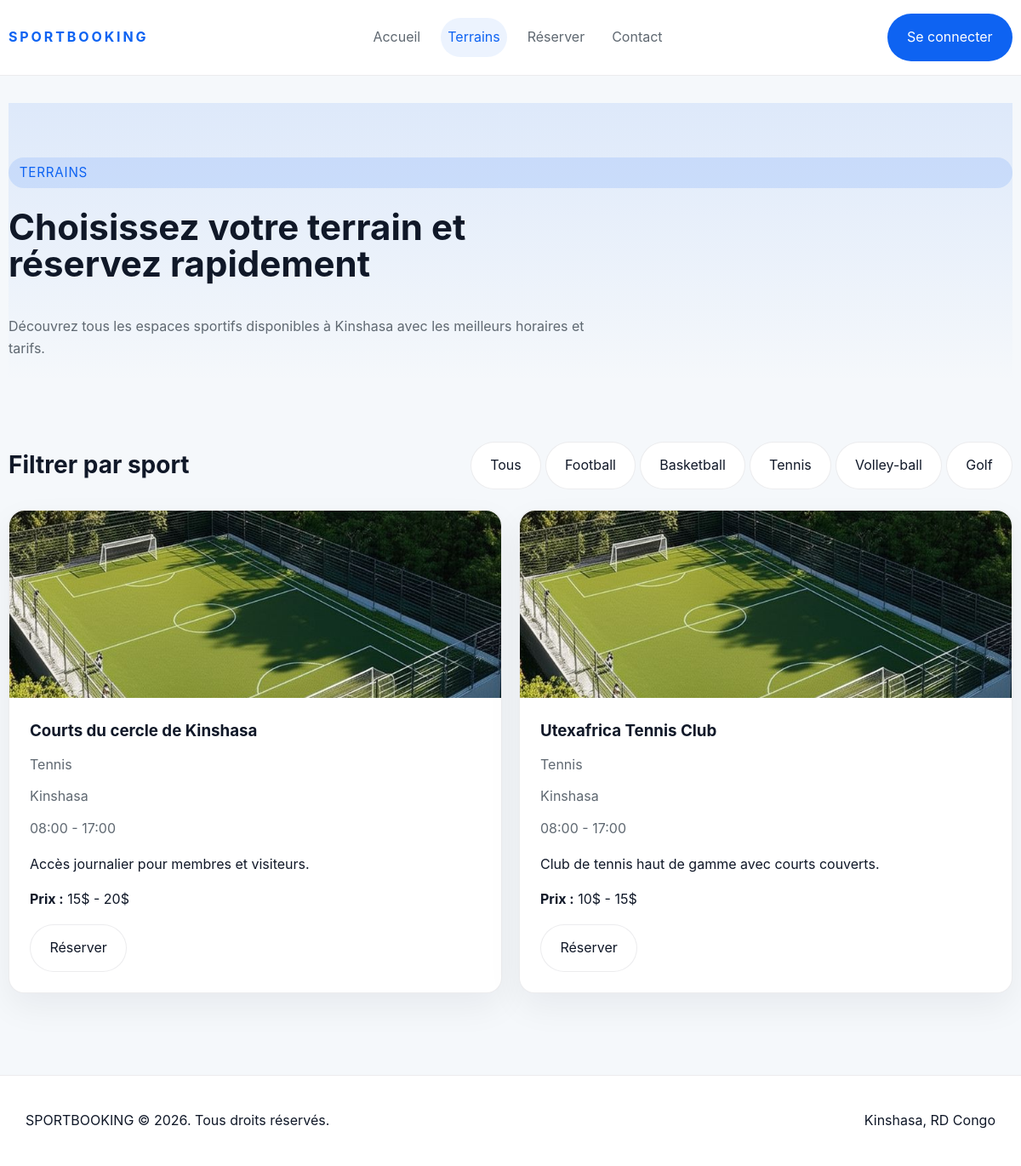
Page /terrains.php?sport=Tennis on the committed database.
### tables this page shows
CREATE TABLE IF NOT EXISTS terrains (
    id INT AUTO_INCREMENT PRIMARY KEY,
    nom VARCHAR(150) NOT NULL,
    adresse VARCHAR(255) NOT NULL,
    ville VARCHAR(100) NOT NULL,
    sport VARCHAR(80) NOT NULL,
    prix_min DECIMAL(10,2) NOT NULL DEFAULT 0,
    prix_max DECIMAL(10,2) NOT NULL DEFAULT 0,
    horaire_ouverture TIME NOT NULL,
    horaire_fermeture TIME NOT NULL,
    description TEXT,
    image VARCHAR(255) DEFAULT NULL,
    statut ENUM('actif','inactif') NOT NULL DEFAULT 'actif'
);

### includes/functions.php (called while the page is built, shortened)
<?php
function h($value)
{
    return htmlspecialchars($value, ENT_QUOTES | ENT_SUBSTITUTE, 'UTF-8');
}

### terrains.php (the view)
<?php
require_once 'config/connexion.php';
require_once 'includes/header.php';
$sport = filter_input(INPUT_GET, 'sport', FILTER_SANITIZE_STRING);
if ($sport) {
    $stmt = $pdo->prepare('SELECT * FROM terrains WHERE statut = :statut AND sport = :sport ORDER BY nom');
    $stmt->execute(['statut' => 'actif', 'sport' => $sport]);
} else {
    $stmt = $pdo->query('SELECT * FROM terrains WHERE statut = "actif" ORDER BY nom');
}
$terrains = $stmt->fetchAll();
?>
<section class="hero container">
    <div class="hero-inner">
        <span class="eyebrow">Terrains</span>
        <h1>Choisissez votre terrain et réservez rapidement</h1>
        <p>Découvrez tous les espaces sportifs disponibles à Kinshasa avec les meilleurs horaires et tarifs.</p>
    </div>
</section>
<section class="section-overview container">
    <div class="section-heading">
        <h2>Filtrer par sport</h2>
        <div>
            <a class="btn btn-outline" href="terrains.php">Tous</a>
            <a class="btn btn-outline" href="terrains.php?sport=Football">Football</a>
            <a class="btn btn-outline" href="terrains.php?sport=Basketball">Basketball</a>
            <a class="btn btn-outline" href="terrains.php?sport=Tennis">Tennis</a>
            <a class="btn btn-outline" href="terrains.php?sport=Volley-ball">Volley-ball</a>
            <a class="btn btn-outline" href="terrains.php?sport=Golf">Golf</a>
        </div>
    </div>
    <?php if (empty($terrains)): ?>
        <p>Aucun terrain trouvé pour ce filtre.</p>
    <?php else: ?>
        <div class="card-grid">
            <?php foreach ($terrains as $terrain): ?>
                <article class="terrain-card">
                    <img src="<?= h($terrain['image'] ?: 'assets/images/B.jpeg') ?>" alt="<?= h($terrain['nom']) ?>">
                    <div class="terrain-card-body">
                        <h3><?= h($terrain['nom']) ?></h3>
                        <div class="terrain-meta">
                            <span><?= h($terrain['sport']) ?></span>
                            <span><?= h($terrain['ville']) ?></span>
                            <span><?= date('H:i', strtotime($terrain['horaire_ouverture'])) ?> - <?= date('H:i', strtotime($terrain['horaire_fermeture'])) ?></span>
                        </div>
                        <p><?= h($terrain['description']) ?></p>
                        <p><strong>Prix :</strong> <?= number_format($terrain['prix_min'], 0, ',', ' ') ?>$ - <?= number_format($terrain['prix_max'], 0, ',', ' ') ?>$</p>
                        <a href="reservation.php?terrain=<?= h($terrain['id']) ?>" class="btn btn-secondary">Réserver</a>
                    </div>
                </article>
            <?php endforeach; ?>
        </div>
    <?php endif; ?>
</section>
<?php require_once 'includes/footer.php'; ?>

### assets/css/style.css (style rules this page uses)
:root { --bg: #f5f8fb; --surface: #ffffff; --surface-alt: #edf3fa; --text: #101828; --muted: #5f6871; --primary: #0e63f2; --primary-dark: #0c54cc; --success: #16a34a; --danger: #dc2626; --border: rgba(15, 23, 42, 0.08); --radius: 18px; --max-width: 1180px; }
* { box-sizing: border-box; }
html { scroll-behavior: smooth; }
body { margin: 0; font-family: Inter, system-ui, -apple-system, BlinkMacSystemFont, 'Segoe UI', sans-serif; background: var(--bg); color: var(--text); line-height: 1.6; }
a { color: inherit; text-decoration: none; }
img { max-width: 100%; display: block; }
.container { width: min(100%, var(--max-width)); margin: 0 auto; padding: 0 1.25rem; }
.btn { display: inline-flex; align-items: center; justify-content: center; gap: 0.5rem; padding: 0.9rem 1.4rem; border-radius: 999px; border: 1px solid transparent; cursor: pointer; transition: all 0.2s ease; }
.btn-secondary, .btn-outline { background: var(--surface); color: var(--text); border-color: var(--border); }
.hero { padding: 4rem 0 3rem; background: linear-gradient(180deg, rgba(14, 99, 242, 0.1), transparent 90%); }
.hero-inner, .hero-content { display: grid; gap: 1.5rem; }
.hero h1 { margin: 0; font-size: clamp(2.5rem, 3.5vw, 4rem); line-height: 1.03; max-width: 720px; }
.eyebrow { display: inline-block; padding: 0.35rem 0.8rem; border-radius: 999px; background: rgba(14, 99, 242, 0.12); color: var(--primary); font-size: 0.95rem; letter-spacing: 0.05em; text-transform: uppercase; }
.hero p, .section-description { max-width: 680px; color: var(--muted); }
.section-overview { padding: 2rem 0; }
.card-grid { display: grid; gap: 1.25rem; grid-template-columns: repeat(auto-fit, minmax(260px, 1fr)); }
.terrain-card, .form-card, .message-card { border: 1px solid var(--border); border-radius: var(--radius); background: var(--surface); box-shadow: 0 16px 40px rgba(15, 23, 42, 0.06); }
.terrain-card img { border-top-left-radius: var(--radius); border-top-right-radius: var(--radius); object-fit: cover; height: 220px; width: 100%; }
.terrain-card-body, .message-card-body, .form-card-body { padding: 1.5rem; }
.terrain-card h3, .message-card h3 { margin-top: 0; margin-bottom: 0.75rem; }
.terrain-meta { display: grid; gap: 0.75rem; color: var(--muted); margin-bottom: 1rem; }
.terrain-meta span { display: inline-flex; gap: 0.5rem; }
.section-heading { display: flex; align-items: center; justify-content: space-between; gap: 1rem; margin-bottom: 1.5rem; }
.section-heading h2 { margin: 0; font-size: 1.75rem; }

### rows in the picture
terrains: image (picture), nom "Courts du cercle de Kinshasa", sport "Tennis", ville "Kinshasa", horaire_ouverture "08:00", horaire_fermeture "17:00", description "Accès journalier pour membres et visiteurs.", prix_min "15", prix_max "20"
terrains: image (picture), nom "Utexafrica Tennis Club", sport "Tennis", ville "Kinshasa", horaire_ouverture "08:00", horaire_fermeture "17:00", description "Club de tennis haut de gamme avec courts couverts.", prix_min "10", prix_max "15"
